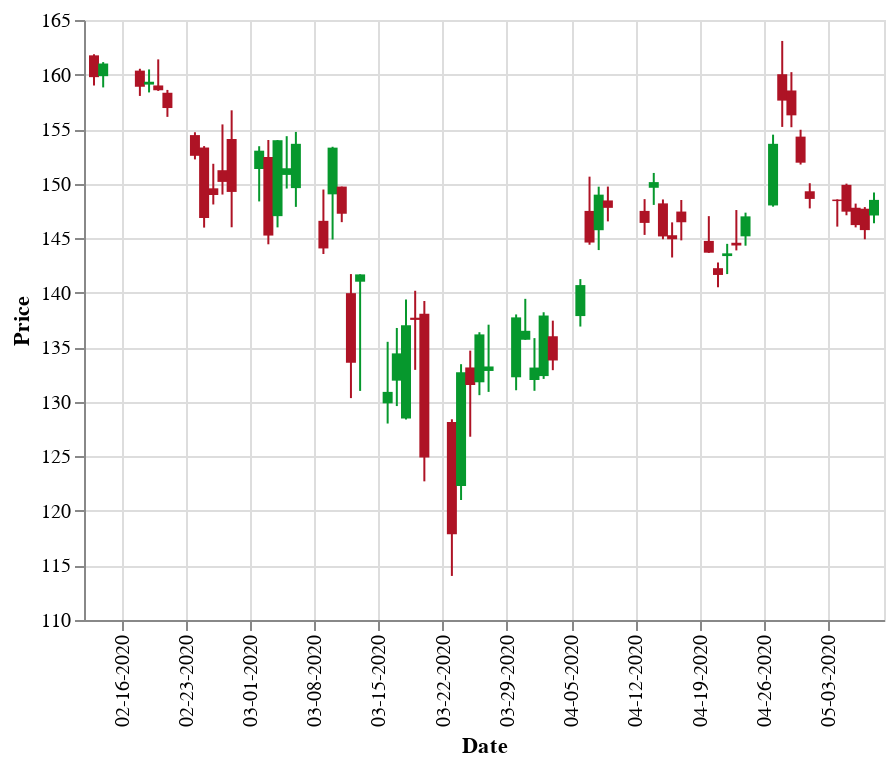

The notebook cell this image was saved under:
### Markdown cell above
### Example Figure: Candlestick Chart for 3M

### Code cell
mmm = rawdata.loc[:, idx['Close':'Open', 'MMM']].droplevel('Symbol', axis=1).tail(60)

import altair as alt

open_close_color = alt.condition(
    "datum.Open <= datum.Close",
    alt.value("#06982d"), # green for increase
    alt.value("#ae1325"), # red for decrease
) 

base = alt.Chart(mmm.reset_index()).encode(
    alt.X('Date:T',
          axis=alt.Axis(
              format='%m-%d-%Y',
              labelAngle=-90)
    ),
    color=open_close_color
)

rule = base.mark_rule().encode(
    alt.Y(
        'Low:Q',
        title='Price',
        scale=alt.Scale(zero=False),
    ),
    alt.Y2('High:Q')
)

bar = base.mark_bar().encode(
    alt.Y('Open:Q'),
    alt.Y2('Close:Q')
)

rule + bar

### Figure 1 — Vega-Lite specification as saved in the notebook (floating-point values rounded to 4 significant figures)
{"config": {"view": {"continuousWidth": 400, "continuousHeight": 300}}, "layer": [{"mark": "rule", "encoding": {"color": {"condition": {"value": "#06982d", "test": "datum.Open <= datum.Close"}, "value": "#ae1325"}, "x": {"type": "temporal", "axis": {"format": "%m-%d-%Y", "labelAngle": -90}, "field": "Date"}, "y": {"type": "quantitative", "field": "Low", "scale": {"zero": false}, "title": "Price"}, "y2": {"field": "High"}}}, {"mark": "bar", "encoding": {"color": {"condition": {"value": "#06982d", "test": "datum.Open <= datum.Close"}, "value": "#ae1325"}, "x": {"type": "temporal", "axis": {"format": "%m-%d-%Y", "labelAngle": -90}, "field": "Date"}, "y": {"type": "quantitative", "field": "Open"}, "y2": {"field": "Close"}}}], "data": {"name": "data-54d40a30da7e6efa24a74783e29586f0"}, "$schema": "https://vega.github.io/schema/vega-lite/v4.8.1.json", "datasets": {"data-54d40a30da7e6efa24a74783e29586f0": [{"Date": "2020-02-13T00:00:00", "Close": 159.8, "High": 161.9, "Low": 159.0, "Open": 161.8}, {"Date": "2020-02-14T00:00:00", "Close": 161.0, "High": 161.1, "Low": 158.8, "Open": 159.9}, {"Date": "2020-02-18T00:00:00", "Close": 158.9, "High": 160.5, "Low": 158.0, "Open": 160.4}, {"Date": "2020-02-19T00:00:00", "Close": 159.3, "High": 160.5, "Low": 158.4, "Open": 159.1}, {"Date": "2020-02-20T00:00:00", "Close": 158.6, "High": 161.4, "Low": 158.5, "Open": 159.0}, {"Date": "2020-02-21T00:00:00", "Close": 156.9, "High": 158.6, "Low": 156.1, "Open": 158.3}, {"Date": "2020-02-24T00:00:00", "Close": 152.6, "High": 154.7, "Low": 152.2, "Open": 154.4}, {"Date": "2020-02-25T00:00:00", "Close": 146.9, "High": 153.4, "Low": 146.0, "Open": 153.3}, {"Date": "2020-02-26T00:00:00", "Close": 149.0, "High": 151.8, "Low": 148.1, "Open": 149.6}, {"Date": "2020-02-27T00:00:00", "Close": 150.2, "High": 155.4, "Low": 149.0, "Open": 151.2}, {"Date": "2020-02-28T00:00:00", "Close": 149.2, "High": 156.7, "Low": 146.0, "Open": 154.1}, {"Date": "2020-03-02T00:00:00", "Close": 153.0, "High": 153.4, "Low": 148.4, "Open": 151.3}, {"Date": "2020-03-03T00:00:00", "Close": 145.2, "High": 154.0, "Low": 144.4, "Open": 152.4}, {"Date": "2020-03-04T00:00:00", "Close": 154.0, "High": 154.0, "Low": 146.0, "Open": 147.0}, {"Date": "2020-03-05T00:00:00", "Close": 151.4, "High": 154.4, "Low": 149.6, "Open": 150.8}, {"Date": "2020-03-06T00:00:00", "Close": 153.6, "High": 154.7, "Low": 147.9, "Open": 149.6}, {"Date": "2020-03-09T00:00:00", "Close": 144.1, "High": 149.5, "Low": 143.6, "Open": 146.6}, {"Date": "2020-03-10T00:00:00", "Close": 153.3, "High": 153.4, "Low": 144.9, "Open": 149.0}, {"Date": "2020-03-11T00:00:00", "Close": 147.2, "High": 149.7, "Low": 146.5, "Open": 149.7}, {"Date": "2020-03-12T00:00:00", "Close": 133.6, "High": 141.7, "Low": 130.3, "Open": 140.0}, {"Date": "2020-03-13T00:00:00", "Close": 141.7, "High": 141.7, "Low": 131.0, "Open": 141.0}, {"Date": "2020-03-16T00:00:00", "Close": 130.9, "High": 135.5, "Low": 128.0, "Open": 129.9}, {"Date": "2020-03-17T00:00:00", "Close": 134.4, "High": 136.8, "Low": 129.6, "Open": 131.9}, {"Date": "2020-03-18T00:00:00", "Close": 137.0, "High": 139.4, "Low": 128.4, "Open": 128.5}, {"Date": "2020-03-19T00:00:00", "Close": 137.5, "High": 140.2, "Low": 132.9, "Open": 137.7}, {"Date": "2020-03-20T00:00:00", "Close": 124.9, "High": 139.2, "Low": 122.7, "Open": 138.1}, {"Date": "2020-03-23T00:00:00", "Close": 117.9, "High": 128.4, "Low": 114.0, "Open": 128.2}, {"Date": "2020-03-24T00:00:00", "Close": 132.7, "High": 133.4, "Low": 121.0, "Open": 122.3}, {"Date": "2020-03-25T00:00:00", "Close": 131.5, "High": 134.7, "Low": 126.8, "Open": 133.1}, {"Date": "2020-03-26T00:00:00", "Close": 136.2, "High": 136.4, "Low": 130.6, "Open": 131.8}, {"Date": "2020-03-27T00:00:00", "Close": 133.2, "High": 137.1, "Low": 130.9, "Open": 132.8}, {"Date": "2020-03-30T00:00:00", "Close": 137.7, "High": 138.0, "Low": 131.1, "Open": 132.2}, {"Date": "2020-03-31T00:00:00", "Close": 136.5, "High": 139.4, "Low": 135.7, "Open": 135.7}, {"Date": "2020-04-01T00:00:00", "Close": 133.1, "High": 135.8, "Low": 131.0, "Open": 132.0}, {"Date": "2020-04-02T00:00:00", "Close": 137.9, "High": 138.2, "Low": 132.1, "Open": 132.4}, {"Date": "2020-04-03T00:00:00", "Close": 133.8, "High": 137.4, "Low": 132.9, "Open": 136.0}, {"Date": "2020-04-06T00:00:00", "Close": 140.7, "High": 141.2, "Low": 136.9, "Open": 137.9}, {"Date": "2020-04-07T00:00:00", "Close": 144.6, "High": 150.6, "Low": 144.4, "Open": 147.5}, {"Date": "2020-04-08T00:00:00", "Close": 149.0, "High": 149.7, "Low": 143.9, "Open": 145.7}, {"Date": "2020-04-09T00:00:00", "Close": 147.8, "High": 149.7, "Low": 146.5, "Open": 148.5}, {"Date": "2020-04-13T00:00:00", "Close": 146.4, "High": 148.6, "Low": 145.3, "Open": 147.5}, {"Date": "2020-04-14T00:00:00", "Close": 150.1, "High": 151.0, "Low": 148.1, "Open": 149.6}, {"Date": "2020-04-15T00:00:00", "Close": 145.2, "High": 148.6, "Low": 144.9, "Open": 148.2}, {"Date": "2020-04-16T00:00:00", "Close": 144.9, "High": 146.4, "Low": 143.2, "Open": 145.3}, {"Date": "2020-04-17T00:00:00", "Close": 146.5, "High": 148.5, "Low": 144.8, "Open": 147.4}, {"Date": "2020-04-20T00:00:00", "Close": 143.7, "High": 147.0, "Low": 143.6, "Open": 144.8}, {"Date": "2020-04-21T00:00:00", "Close": 141.6, "High": 142.8, "Low": 140.5, "Open": 142.2}, {"Date": "2020-04-22T00:00:00", "Close": 143.6, "High": 144.5, "Low": 141.7, "Open": 143.4}, {"Date": "2020-04-23T00:00:00", "Close": 144.3, "High": 147.6, "Low": 143.9, "Open": 144.6}, {"Date": "2020-04-24T00:00:00", "Close": 147.0, "High": 147.3, "Low": 144.3, "Open": 145.2}, {"Date": "2020-04-27T00:00:00", "Close": 153.6, "High": 154.5, "Low": 147.9, "Open": 148.0}, {"Date": "2020-04-28T00:00:00", "Close": 157.6, "High": 163.1, "Low": 155.2, "Open": 160.0}, {"Date": "2020-04-29T00:00:00", "Close": 156.3, "High": 160.2, "Low": 155.2, "Open": 158.5}, {"Date": "2020-04-30T00:00:00", "Close": 151.9, "High": 154.9, "Low": 151.8, "Open": 154.3}, {"Date": "2020-05-01T00:00:00", "Close": 148.6, "High": 150.0, "Low": 147.7, "Open": 149.3}, {"Date": "2020-05-04T00:00:00", "Close": 148.4, "High": 148.6, "Low": 146.1, "Open": 148.5}, {"Date": "2020-05-05T00:00:00", "Close": 147.4, "High": 150.0, "Low": 147.1, "Open": 149.9}, {"Date": "2020-05-06T00:00:00", "Close": 146.2, "High": 148.2, "Low": 146.0, "Open": 147.8}, {"Date": "2020-05-07T00:00:00", "Close": 145.7, "High": 147.9, "Low": 144.9, "Open": 147.7}, {"Date": "2020-05-08T00:00:00", "Close": 148.5, "High": 149.2, "Low": 146.4, "Open": 147.1}]}}
